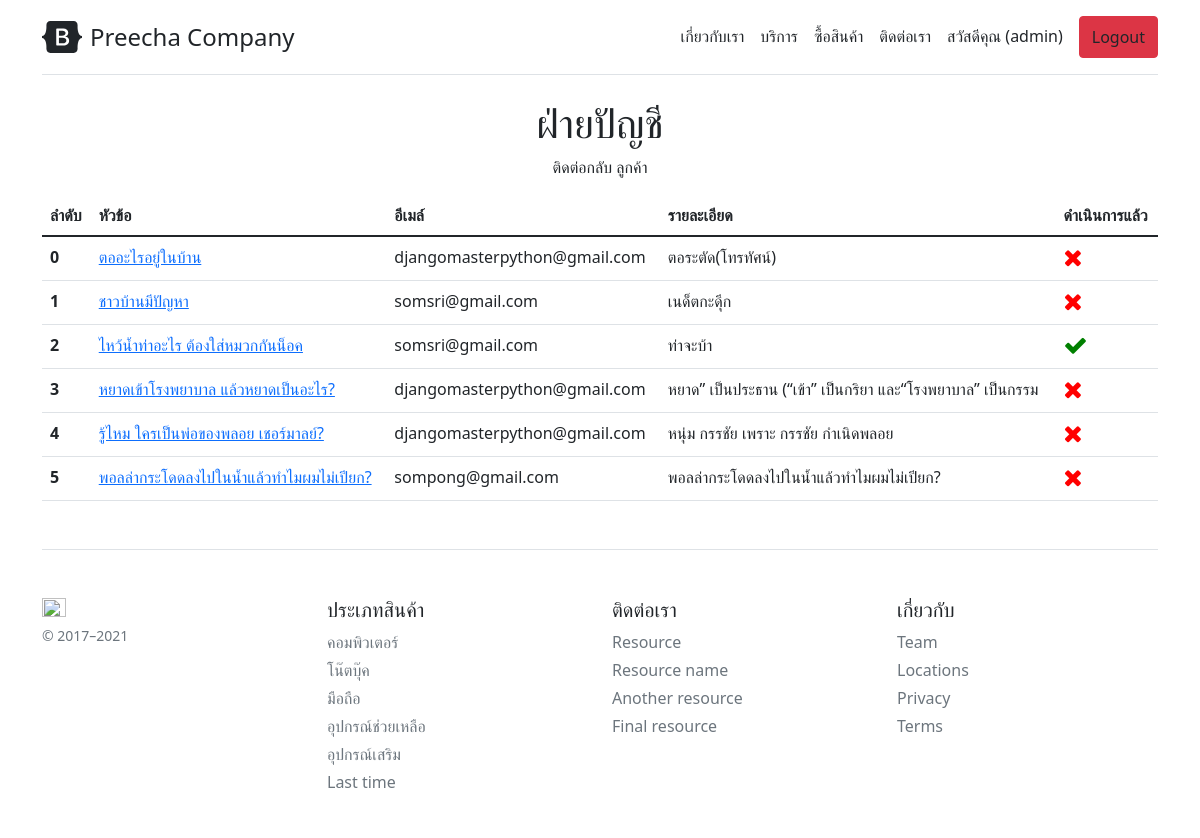
The app's page /accountant/ (signed in) with its own data.
### company/models.py (models this page shows, shortened)
class Profile(models.Model):
	user = models.OneToOneField(User,on_delete=models.CASCADE)
	usertype = models.CharField(max_length=100,default='member')
	point = models.IntegerField(default=0)
	mobile = models.CharField(max_length=20,null=True,blank=True)
	verified = models.BooleanField(default=False)
	verify_token = models.CharField(max_length=100,default='no token')

class ContactList(models.Model):
	title = models.CharField(max_length=200)
	email = models.CharField(max_length=100)
	detail = models.TextField(null=True, blank=True)
	complete = models.BooleanField(default=False)

### company/views.py (the view)
# urls.py: path('accountant/', Accountant, name='accountant-page'),
@login_required()
def Accountant(request):
	allow_user = ['accountant','admin']
	if request.user.profile.usertype not in allow_user:
		return redirect('home-page') # improt redirect
	contact = ContactList.objects.all().order_by('-id')
	context = {'contact':contact}
	return render(request, 'company/accountant.html',context)

### company/template/company/accountant.html (shortened to what this page needs)
{% extends 'company/base.html' %}
{% block content %}
<center>
    <h1> ฝ่ายปัญชี   </h1>
    <p>
	    ติดต่อกลับ ลูกค้า
    </p>
</center>
<table class="table">
    <thead class="thead-light">
      <tr>
        <th scope="col">ลำดับ</th>
        <th scope="col">หัวข้อ</th>
        <th scope="col">อีเมล์</th>
        <th scope="col">รายละเอียด</th>
        <th scope="col">ดำเนินการแล้ว</th>
      </tr>
    </thead>
    <tbody>
    {% for ct in contact %}
      <tr>
        <th scope="row">{{forloop.counter0}}</th>
            <td> <a href="{% url 'action-page' ct.id %}">{{ct.title}} </a> </td>
            <td>{{ct.email}}</td>
            <td>{{ct.detail}}</td>
            {% if ct.complete == False %}
                <td> <i class="fa fa fa-times" style="font-size:24px;color:red;"></i> </td>
            {% else %}
                <td> <i class="fa fa fa-check" style="font-size:24px;color:green;"></i> </td>
            {% endif %}
      </tr>
    {% endfor %}
    </tbody>
  </table>
{% endblock content %}

### company/template/company/base.html (shortened to what this page needs)
{% load static %}
<!doctype html>
<html lang="en">
<head>
    <link href="https://cdn.jsdelivr.net/npm/bootstrap@5.1.3/dist/css/bootstrap.min.css" rel="stylesheet">
    <link rel="stylesheet" href="https://cdnjs.cloudflare.com/ajax/libs/font-awesome/4.7.0/css/font-awesome.min.css">
    <link href="https://getbootstrap.com/docs/5.0/examples/pricing/pricing.css" rel="stylesheet">
</head>
<body>
    <div class="container py-3">
        <header>
            <div class="d-flex flex-column flex-md-row align-items-center pb-3 mb-4 border-bottom">
                <a href="/" class="d-flex align-items-center text-dark text-decoration-none">
                    <span class="fs-4">Preecha Company</span>
                </a>
                <nav class="d-inline-flex mt-2 mt-md-0 ms-md-auto">
                    {% if user.profile.usertype == 'accountant' %}
                    <a class="me-3 py-2 text-dark text-decoration-none" href="{% url 'accountant-page' %}">รายการติดต่อ</a>
                    <a class="me-3 py-2 text-dark text-decoration-none" href="{% url 'addproduct-page' %}">เพิ่มสินค้า</a>
                    {% else %}
                    <a class="me-3 py-2 text-dark text-decoration-none" href="{% url 'about-page' %}">เกี่ยวกับเรา</a>
                    <a class="me-3 py-2 text-dark text-decoration-none" href="#">บริการ</a>
                    <a class="me-3 py-2 text-dark text-decoration-none" href="#">ซื้อสินค้า</a>
                    <a class="me-3 py-2 text-dark text-decoration-none" href="{% url 'contact-page' %}">ติดต่อเรา</a>
                    {% endif %}
                    {% if user.is_authenticated %}
                        <a class="me-3 py-2 text-dark text-decoration-none" href="{% url 'profile-page' %}">สวัสดีคุณ
                            {{user.first_name}} ({{user.profile.usertype}}) </a>
                        <a class="py-2 text-dark text-decoration-none btn btn-danger" href="{% url 'logout' %}">Logout</a>
                    {% else %}
                        <a class="py-2 text-dark text-decoration-none btn btn-primary" href="{% url 'login' %}">Login</a>
                    {% endif %}
                </nav>
            </div>
        </header>
        <main>
            {% block content %} {% endblock content %}
        </main>
        <footer class="pt-4 my-md-5 pt-md-5 border-top">
            <div class="row">
                <div class="col-12 col-md">
                    <img class="mb-2" src="https://getbootstrap.com/docs/5.0/assets/brand/bootstrap-logo.svg" alt="" width="24" height="19">
                    <small class="d-block mb-3 text-muted">&copy; 2017–2021</small>
                </div>
                <div class="col-6 col-md">
                    <h5>ประเภทสินค้า</h5>
                    <ul class="list-unstyled text-small">
                        <li class="mb-1"><a class="link-secondary text-decoration-none" href="#">คอมพิวเตอร์</a></li>
                        <li class="mb-1"><a class="link-secondary text-decoration-none" href="#">โน๊ตบุ๊ค</a></li>
                        <li class="mb-1"><a class="link-secondary text-decoration-none" href="#">มือถือ</a></li>
                        <li class="mb-1"><a class="link-secondary text-decoration-none" href="#">อุปกรณ์ช่วยเหลือ</a></li>
                        <li class="mb-1"><a class="link-secondary text-decoration-none" href="#">อุปกรณ์เสริม</a></li>
                        <li class="mb-1"><a class="link-secondary text-decoration-none" href="#">Last time</a></li>
                    </ul>
                </div>
                <div class="col-6 col-md">
                    <h5>ติดต่อเรา</h5>
                    <ul class="list-unstyled text-small">
                        <li class="mb-1"><a class="link-secondary text-decoration-none" href="https://www.facebook.com/loong.wissawakorn">Resource</a></li>
                        <li class="mb-1"><a class="link-secondary text-decoration-none" href="#">Resource name</a></li>
                        <li class="mb-1"><a class="link-secondary text-decoration-none" href="#">Another resource</a></li>
                        <li class="mb-1"><a class="link-secondary text-decoration-none" href="#">Final resource</a></li>
                    </ul>
                </div>
                <div class="col-6 col-md">
                    <h5>เกี่ยวกับ</h5>
                    <ul class="list-unstyled text-small">
                        <li class="mb-1"><a class="link-secondary text-decoration-none" href="#">Team</a></li>
                        <li class="mb-1"><a class="link-secondary text-decoration-none" href="#">Locations</a></li>
                        <li class="mb-1"><a class="link-secondary text-decoration-none" href="#">Privacy</a></li>
                        <li class="mb-1"><a class="link-secondary text-decoration-none" href="#">Terms</a></li>
                    </ul>
                </div>
            </div>
        </footer>
    </div>
</body>
</html>

### records on screen
ContactList: title "ตออะไรอยู่ในบ้าน", email "djangomasterpython@gmail.com", detail "ตอระตัด(โทรทัศน์)", complete False (drawn)
ContactList: title "ชาวบ้านมีปัญหา", email "somsri@gmail.com", detail "เนด็ตกะดึุก", complete False (drawn)
ContactList: title "ไหว้น้ำท่าอะไร ต้องใส่หมวกกันน็อค", email "somsri@gmail.com", detail "ท่าจะบ้า", complete True (drawn)
ContactList: title "หยาดเข้าโรงพยาบาล แล้วหยาดเป็นอะไร?", email "djangomasterpython@gmail.com", detail "หยาด” เป็นประธาน (“เข้า” เป็นกริยา และ“โรงพยาบาล” เป็นกรรม", complete False (drawn)
ContactList: title "รู้ไหม ใครเป็นพ่อของพลอย เชอร์มาลย์?", email "djangomasterpython@gmail.com", detail "หนุ่ม กรรชัย เพราะ กรรชัย กำเนิดพลอย", complete False (drawn)
ContactList: title "พอลล่ากระโดดลงไปในน้ำแล้วทำไมผมไม่เปียก?", email "sompong@gmail.com", detail "พอลล่ากระโดดลงไปในน้ำแล้วทำไมผมไม่เปียก?", complete False (drawn)

### other values on screen
{{ user.profile.usertype }} "admin"
